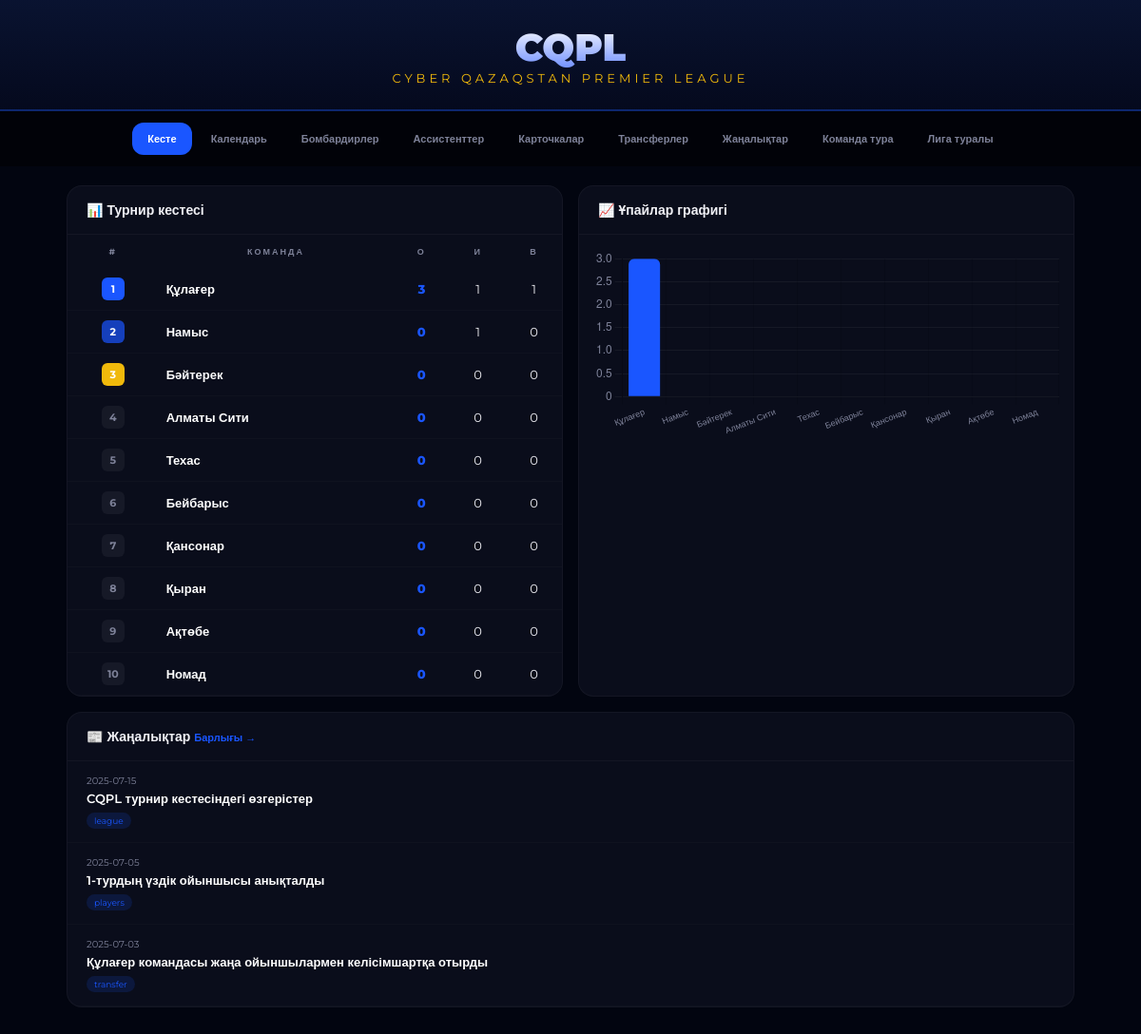
The page / on the database its author committed.
### tables this page shows
CREATE TABLE teams (
        id INTEGER PRIMARY KEY, name TEXT, logo TEXT DEFAULT '',
        games INTEGER DEFAULT 0, wins INTEGER DEFAULT 0, draws INTEGER DEFAULT 0,
        losses INTEGER DEFAULT 0, goals_for INTEGER DEFAULT 0, goals_against INTEGER DEFAULT 0,
        points INTEGER DEFAULT 0
    );

CREATE TABLE news (
        id INTEGER PRIMARY KEY, title TEXT, content TEXT, image TEXT DEFAULT '',
        created_date TEXT, category TEXT DEFAULT 'general'
    );

### app.py (the view)
@app.route('/')
def index():
    db = get_db()
    teams = db.execute('SELECT * FROM teams ORDER BY points DESC, wins DESC, goals_for DESC').fetchall()
    latest_news = db.execute('SELECT * FROM news ORDER BY created_date DESC LIMIT 3').fetchall()
    db.close()
    return render_template('index.html', teams=teams, news=latest_news)

### app.py (called while the page is built)
def get_db():
    conn = sqlite3.connect('league.db')
    conn.row_factory = sqlite3.Row
    return conn

### templates/index.html (shortened to what this page needs)
<!DOCTYPE html>
<html lang="kk">
<head>
</head>
<body>
    <div class="header">
        <h1>CQPL</h1>
        <p style="color:var(--gold);letter-spacing:4px;font-size:13px;">CYBER QAZAQSTAN PREMIER LEAGUE</p>
    </div>
    <div class="nav">
        <a href="/" class="active">Кесте</a>
        <a href="/calendar">Календарь</a>
        <a href="/scorers">Бомбардирлер</a>
        <a href="/assists">Ассистенттер</a>
        <a href="/cards">Карточкалар</a>
        <a href="/transfers">Трансферлер</a>
        <a href="/news">Жаңалықтар</a>
        <a href="/team-of-week">Команда тура</a>
        <a href="/about">Лига туралы</a>
    </div>
    <div class="container">
        <div class="grid-2">
            <div class="card">
                <div class="card-head">📊 Турнир кестесі</div>
                <div style="overflow-x:auto;">
                    <table>
                        <thead><tr><th>#</th><th>Команда</th><th>О</th><th>И</th><th>В</th></tr></thead>
                        <tbody>
                            {% for team in teams %}
                            <tr>
                                <td><span style="display:inline-block;width:24px;height:24px;border-radius:6px;background:{% if loop.index==1 %}var(--blue){% elif loop.index==2 %}rgba(26,86,255,0.7){% elif loop.index==3 %}var(--gold){% else %}rgba(255,255,255,0.05){% endif %};color:{% if loop.index<=3 %}#fff{% else %}var(--text2){% endif %};line-height:24px;font-weight:700;font-size:11px;">{{ loop.index }}</span></td>
                                <td class="team-cell"><a href="/team/{{ team.id }}">{{ team.name }}</a></td>
                                <td class="pts">{{ team.points }}</td>
                                <td>{{ team.games }}</td>
                                <td>{{ team.wins }}</td>
                            </tr>
                            {% endfor %}
                        </tbody>
                    </table>
                </div>
            </div>
            <div class="card">
                <div class="card-head">📈 Ұпайлар графигі</div>
                <div class="chart-wrap">
                    <canvas id="pointsChart"></canvas>
                </div>
            </div>
        </div>
        <div class="card">
            <div class="card-head">📰 Жаңалықтар <a href="/news" style="color:var(--blue);text-decoration:none;font-size:11px;margin-left:auto;">Барлығы →</a></div>
            {% for n in news %}
            <div class="news-item" onclick="location.href='/news/{{ n.id }}'">
                <div class="news-date">{{ n.created_date }}</div>
                <div class="news-title"><a href="/news/{{ n.id }}">{{ n.title }}</a></div>
                <span class="badge">{{ n.category }}</span>
            </div>
            {% endfor %}
        </div>
    </div>
    <script>
        const ctx = document.getElementById('pointsChart').getContext('2d');
        new Chart(ctx, {
            type: 'bar',
            data: {
                labels: [{% for t in teams %}'{{ t.name }}'{% if not loop.last %},{% endif %}{% endfor %}],
                datasets: [{
                    label: 'Ұпай',
                    data: [{% for t in teams %}{{ t.points }}{% if not loop.last %},{% endif %}{% endfor %}],
                    backgroundColor: ['#1a56ff','#1a56ff','#f0b90b','#1a56ff','#1a56ff','#1a56ff','#1a56ff','#ff2d55','#ff2d55','#ff2d55'],
                    borderRadius: 6,
                }]
            },
            options: {
                responsive: true,
                plugins: { legend: { display: false } },
                scales: {
                    y: { beginAtZero: true, grid: { color: 'rgba(255,255,255,0.05)' }, ticks: { color: '#7e8299' } },
                    x: { ticks: { color: '#7e8299', font: { size: 9 } } }
                }
            }
        });
    </script>
</body>
</html>

### templates/index.html (style rules this page uses)
* { margin:0; padding:0; box-sizing:border-box; }
:root { --bg:#020510; --card:rgba(12,16,30,0.85); --blue:#1a56ff; --gold:#f0b90b; --red:#ff2d55; --green:#00d68f; --text:#f0f0f5; --text2:#7e8299; }
body { font-family:'Montserrat',sans-serif; background:var(--bg); color:var(--text); }
.header { background:linear-gradient(180deg,rgba(10,20,50,0.95),rgba(5,10,30,0.95)); padding:25px; text-align:center; border-bottom:2px solid rgba(26,86,255,0.3); }
.header h1 { font-size:40px; font-weight:900; background:linear-gradient(180deg,#fff,#6b8cff); -webkit-background-clip:text; -webkit-text-fill-color:transparent; }
.nav { display:flex; justify-content:center; gap:4px; padding:12px; background:rgba(0,0,0,0.5); flex-wrap:wrap; }
.nav a { color:var(--text2); text-decoration:none; padding:10px 16px; border-radius:12px; font-size:11px; font-weight:600; }
.nav a:hover,.nav a.active { background:var(--blue); color:#fff; }
.container { max-width:1100px; margin:0 auto; padding:20px; }
.card { background:var(--card); border-radius:16px; border:1px solid rgba(255,255,255,0.04); overflow:hidden; margin-bottom:16px; }
.card-head { padding:16px 20px; font-weight:700; font-size:14px; border-bottom:1px solid rgba(255,255,255,0.04); }
.grid-2 { display:grid; grid-template-columns:1fr 1fr; gap:16px; }
table { width:100%; border-collapse:collapse; }
th { color:var(--text2); font-size:9px; font-weight:700; letter-spacing:2px; padding:12px 8px; text-align:center; text-transform:uppercase; }
td { padding:10px 8px; text-align:center; font-size:13px; border-bottom:1px solid rgba(255,255,255,0.02); }
.team-cell { text-align:left; }
.team-cell a { color:#fff; text-decoration:none; font-weight:600; }
.pts { font-weight:800; color:var(--blue); }
.chart-wrap { padding:15px; }
canvas { max-height:200px; }
.news-item { padding:14px 20px; border-bottom:1px solid rgba(255,255,255,0.02); cursor:pointer; }
.news-date { font-size:10px; color:var(--text2); }
.news-title { font-weight:600; font-size:13px; margin:4px 0; }
.news-title a { color:#fff; text-decoration:none; }
.badge { display:inline-block; padding:3px 8px; border-radius:20px; font-size:9px; background:rgba(26,86,255,0.15); color:var(--blue); }

### rows shown on the page
teams: name "Құлағер", points "3", games "1", wins "1"
teams: name "Намыс", points "0", games "1", wins "0"
teams: name "Бәйтерек", points "0", games "0", wins "0"
teams: name "Алматы Сити", points "0", games "0", wins "0"
teams: name "Техас", points "0", games "0", wins "0"
teams: name "Бейбарыс", points "0", games "0", wins "0"
teams: name "Қансонар", points "0", games "0", wins "0"
teams: name "Қыран", points "0", games "0", wins "0"
teams: name "Ақтөбе", points "0", games "0", wins "0"
teams: name "Номад", points "0", games "0", wins "0"
news: created_date "2025-07-15", title "CQPL турнир кестесіндегі өзгерістер", category "league"
news: created_date "2025-07-05", title "1-турдың үздік ойыншысы анықталды", category "players"
news: created_date "2025-07-03", title "Құлағер командасы жаңа ойыншылармен келісімшартқа отырды", category "transfer"

### other values the page prints
chart data {{ t.name }} Құлағер, Намыс, Бәйтерек, Алматы Сити, Техас, Бейбарыс, Қансонар, Қыран, Ақтөбе, Номад
chart data {{ t.points }} 3, 0, 0, 0, 0, 0, 0, 0, 0, 0
